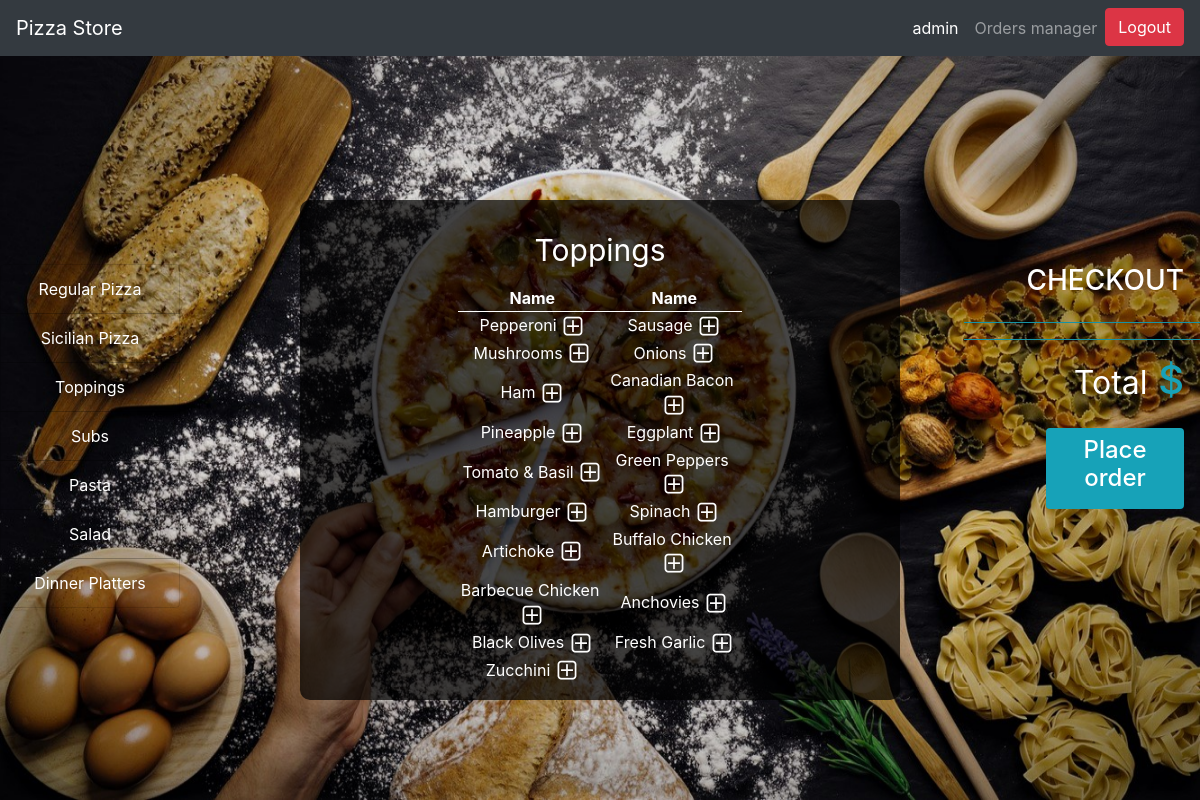
The page /menu/Toppings (signed in) on the database its author committed.
### orders/models.py (models this page shows, shortened)
class Category(models.Model):
    name = models.CharField(max_length=64)
    def __str__(self):
        return f"{self.name}"

class Topping(models.Model):
    name = models.CharField(max_length=64)

### orders/views.py (the view)
# urls.py: path("menu/<str:category>", views.menu, name="menu"),
def menu(request,category):
    menu,columns=findTable(category)
    order_number=User_order.objects.get(user=request.user,status='initiated').order_number
    context = {
        "user":request.user,
        "Checkout":Order2.objects.filter(user=request.user,number=order_number),
        "Checkout_category":Order2.objects.filter(user=request.user,number=order_number).values_list('category').distinct(),
        "Total":list(Order2.objects.filter(user=request.user,number=order_number).aggregate(Sum('price')).values())[0],
        "Category": Category.objects.all(),
        "Active_category":category,
        "Menu": menu,
        "Columns":columns,
        "Topping_price": 0.00,
        "Order_number":order_number
    }
    return render(request,"menu.html",context)

### orders/views.py (called while the page is built)
def findTable(category):
    if category == "Regular Pizza":
        menu=Regular_pizza.objects.all()
        columns=3
    elif category == "Sicilian Pizza":
        menu=Sicilian_pizza.objects.all()
        columns=3
    elif category == "Toppings":
        menu=Topping.objects.all()
        columns=1
    elif category == "Subs":
        menu=Sub.objects.all()
        columns=3
    elif category == "Pasta":
        menu=Pasta.objects.all()
        columns=2
    elif category == "Salad":
        menu=Salad.objects.all()
        columns=2
    elif category == "Dinner Platters":
        menu=Dinner_platter.objects.all()
        columns=3
    return menu,columns

### orders/templates/menu.html (shortened to what this page needs)
{% extends "layout.html" %}
{% block body%}
<div class='p-3'>
    <table class='table-small w-50 mx-auto text-center '>
        <caption style='caption-side:top;color:white;font-size: 30px;text-align: center'>{{Active_category}}</caption>
        {% if Columns == 3 %}
        {% for row in Menu %}
            {% load static %}
        {% endfor %}
        {% endif %}
        {% if Columns == 1 %}
        <thead class='thead-light'>
        <tr>
            <th>Name</th>
            <th>Name</th>
        </tr>
        </thead>
        <tbody>
        {% for row in Menu %}
        {% if not forloop.counter|divisibleby:"2" %}
        <tr>
            <td>{{row.name}}&nbsp;<a href="{% url 'add' Active_category row.name Topping_price  %}"><img class='plus'
                                                                                                         src="{% static 'plus.png' %}"></a>
            </td>
            {% endif %}
            {% if forloop.counter|divisibleby:"2" %}
            <td>{{row.name}}&nbsp;<a href="{% url 'add' Active_category row.name Topping_price %}"><img class='plus'
                                                                                                        src="{% static 'plus.png' %}"></a>
            </td>
        </tr>
        {% endif %}
        {% endfor %}
        </tbody>
        {% endif %}
    </table>
</div>
{% endblock %}

### orders/templates/layout.html (shortened to what this page needs)
<!DOCTYPE html>
<html style="height:100%">
<head>
    {% load static %}
    <link rel="stylesheet" type="text/css" href="{% static 'styles.css' %}">
    <link rel="stylesheet" href="https://maxcdn.bootstrapcdn.com/bootstrap/4.1.3/css/bootstrap.min.css">
</head>
<body style="height:100%">
<img id='pizza_background' src="{% static 'pizza_background.jpg' %}">
{% if Category %}
<nav class="navbar navbar-expand-lg navbar-dark bg-dark">
    <a class="navbar-brand" href="{% url 'index' %}">Pizza Store</a>
    <div class="collapse navbar-collapse" id="navbarNav">
        <ul class="nav navbar-nav ml-auto">
            <li class="nav-item active">
                <a class="nav-link" href="{% url 'index' %}">{{user.username}}<span class="sr-only">(current)</span></a>
            </li>
            {% if user.is_superuser %}
            <li class="nav-item">
                <a class="nav-link" href="{% url 'orders_manager' user Order_number %}">Orders manager</a>
            </li>
            {% endif %}
            <li class="nav-item ">
                <a href="{% url 'logout' %}">
                    <button type="button" class="btn btn-danger">Logout</button>
                </a>
            </li>
        </ul>
    </div>
</nav>
{% endif %}
<div id='category' class="list-group text-center">
    {% for category in Category %}
    <a href="{% url 'menu' category  %}" class="list-group-item list-group-item-action">{{category}}</a>
    {% endfor %}
</div>
<br>
<br>
<br>
<br>
<br>
<br>
<div id='center_box' class='w-50  mx-auto  '>
    {% block body%}
    {% endblock %}
</div>
<div id='checkout' class='list-group text-right '>
    {% if Category %}
    <h3 class=' text-right pr-3'>CHECKOUT</h3>
    <ul>
        <hr class='bg-info'>
        <hr class='bg-info'>
        <li class='text-info text-right pr-3 '><h1><small class='text-white'>Total</small> ${{Total|floatformat:2}}</h1>
        </li>
    </ul>
    <a id='place_order' href="{% url 'my_orders' Order_number %}">
        <div class='bg-info w-50 rounded p-2  ml-auto mr-3 text-center text-white '><h4>Place order</h4></div>
    </a>
    {% endif %}
</div>
</body>
</html>

### orders/static/styles.css (style rules this page uses)
#pizza_background { position: fixed; z-index:-99; width: 100%; height: 100%; }
#category { position: absolute; top:33%; width:15%; }
#category a { color:white; background-color: transparent; }
#center_box,#username { background-color: rgba(0, 0, 0, 0.7); color: white; border-radius: 10px; }
th { border-bottom: 1px solid white; }
#checkout { color:white; position: absolute; top:33%; right:0%; width:23%; }
li { list-style-type: none; }

### rows shown on the page
Category: name "Regular Pizza"
Category: name "Sicilian Pizza"
Category: name "Toppings"
Category: name "Subs"
Category: name "Pasta"
Category: name "Salad"
Category: name "Dinner Platters"
Topping: name "Pepperoni"
Topping: name "Sausage"
Topping: name "Mushrooms"
Topping: name "Onions"
Topping: name "Ham"
Topping: name "Canadian Bacon"
Topping: name "Pineapple"
Topping: name "Eggplant"
Topping: name "Tomato & Basil"
Topping: name "Green Peppers"
Topping: name "Hamburger"
Topping: name "Spinach"
Topping: name "Artichoke"
Topping: name "Buffalo Chicken"
Topping: name "Barbecue Chicken"
Topping: name "Anchovies"
Topping: name "Black Olives"
Topping: name "Fresh Garlic"
Topping: name "Zucchini"

### other values the page prints
{{ user.username }} "admin"
